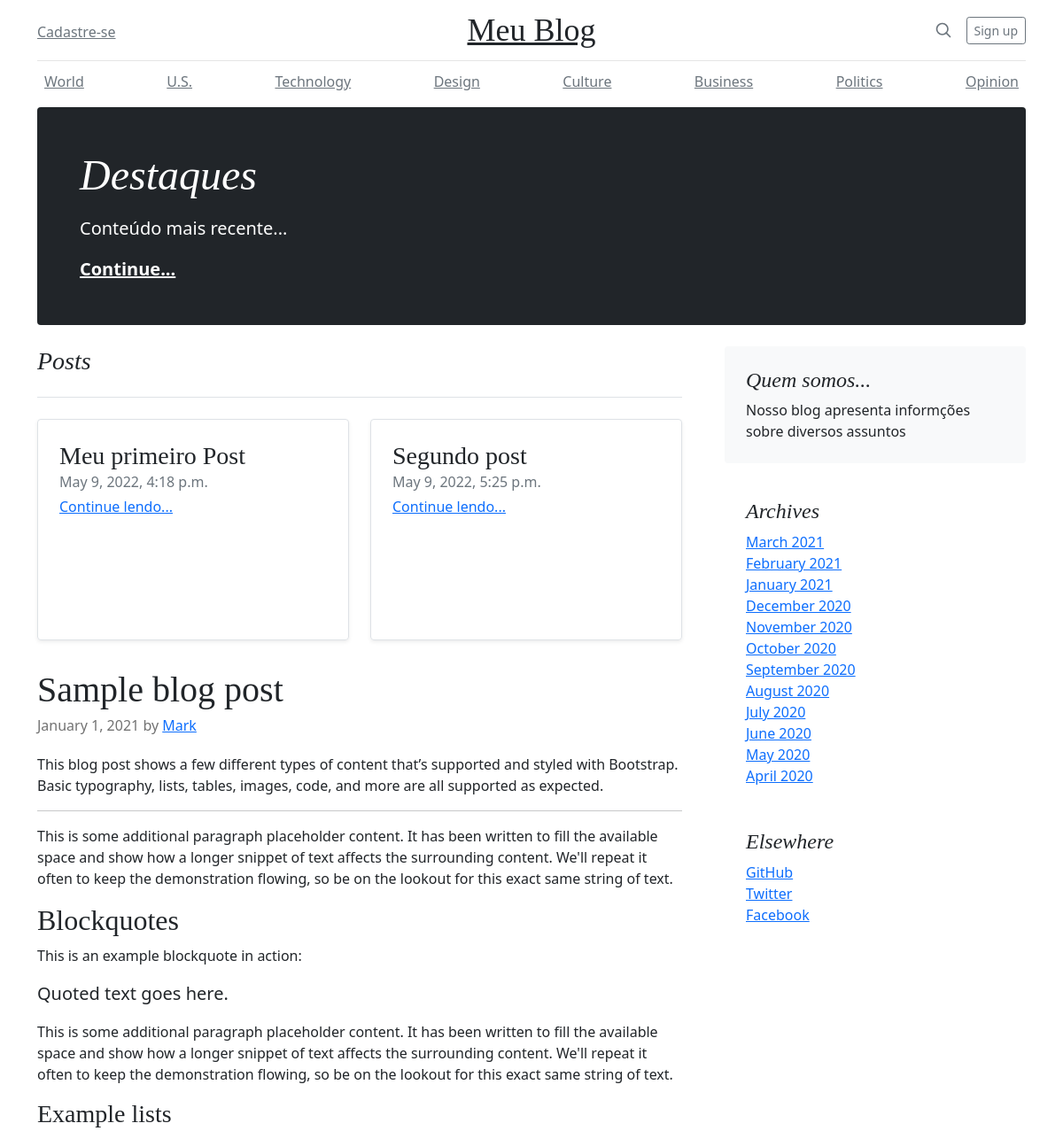
Before: / (upper part) with the older database file.
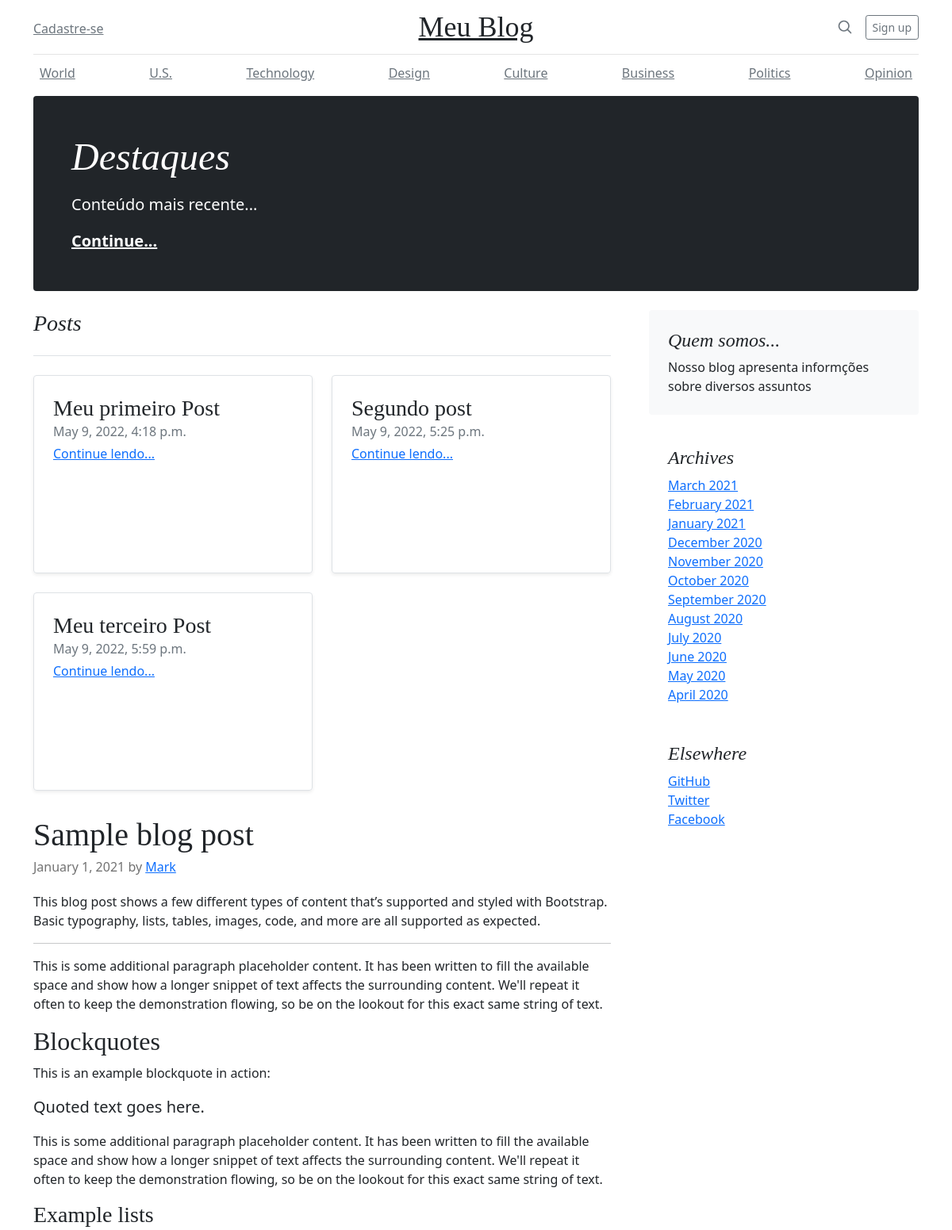
After: the same page with the newer database file.
### blog/models.py (models this page shows, shortened)
class Post(models.Model):
    titulo = models.CharField(max_length=200)
    conteudo = RichTextUploadingField()
    autor = models.ForeignKey(User, on_delete=models.PROTECT)
    data_criacao = models.DateTimeField(auto_now_add=True)

### blog/views.py (the view)
# urls.py: 2. Add a URL to urlpatterns:  path('', views.home, name='home')
def home(request):
    posts = Post.objects.all()
    dados = {"posts": posts}
    return render(request, 'home.html', dados)

### templates/home.html
{% extends 'base.html' %}
{% block content%}
{% for post in posts %}
<div class="col-md-6">
    <div class="row g-0 border rounded overflow-hidden flex-md-row mb-4 shadow-sm h-md-250 position-relative">
      <div class="col p-4 d-flex flex-column position-static">
        <h3 class="mb-0">{{ post.titulo }}</h3>
        <div class="mb-1 text-muted">{{ post.data_criacao }}</div>
        <a href="/post/{{ post.id }}" class="stretched-link">Continue lendo...</a>
      </div>
    </div>
  </div>
{% endfor %}
{% endblock %}

### templates/base.html (shortened to what this page needs)
<!doctype html>
<html lang="en">
  <head>
<link href="https://cdn.jsdelivr.net/npm/bootstrap@5.1.3/dist/css/bootstrap.min.css" rel="stylesheet">
  </head>
  <body>
<div class="container">
  <header class="blog-header py-3">
    <div class="row flex-nowrap justify-content-between align-items-center">
      <div class="col-4 pt-1">
        <a class="link-secondary" href="#">Cadastre-se</a>
      </div>
      <div class="col-4 text-center">
        <a class="blog-header-logo text-dark" href="/">Meu Blog</a>
      </div>
      <div class="col-4 d-flex justify-content-end align-items-center">
        <a class="link-secondary" href="#" aria-label="Search">
          <svg xmlns="http://www.w3.org/2000/svg" width="20" height="20" fill="none" stroke="currentColor" stroke-linecap="round" stroke-linejoin="round" stroke-width="2" class="mx-3" role="img" viewBox="0 0 24 24"><title>Search</title><circle cx="10.5" cy="10.5" r="7.5"/><path d="M21 21l-5.2-5.2"/></svg>
        </a>
        <a class="btn btn-sm btn-outline-secondary" href="#">Sign up</a>
      </div>
    </div>
  </header>
  <div class="nav-scroller py-1 mb-2">
    <nav class="nav d-flex justify-content-between">
      <a class="p-2 link-secondary" href="#">World</a>
      <a class="p-2 link-secondary" href="#">U.S.</a>
      <a class="p-2 link-secondary" href="#">Technology</a>
      <a class="p-2 link-secondary" href="#">Design</a>
      <a class="p-2 link-secondary" href="#">Culture</a>
      <a class="p-2 link-secondary" href="#">Business</a>
      <a class="p-2 link-secondary" href="#">Politics</a>
      <a class="p-2 link-secondary" href="#">Opinion</a>
    </nav>
  </div>
</div>
<main class="container">
  <div class="p-4 p-md-5 mb-4 text-white rounded bg-dark">
    <div class="col-md-6 px-0">
      <h1 class="display-4 fst-italic">Destaques</h1>
      <p class="lead my-3">Conteúdo mais recente...</p>
      <p class="lead mb-0"><a href="#" class="text-white fw-bold">Continue...</a></p>
    </div>
  </div>
  <div class="row g-5">
    <div class="col-md-8">
      <h3 class="pb-4 mb-4 fst-italic border-bottom">
        Posts
      </h3>
      <div class="row mb-2">
        {% block content %}
        {% endblock %}
      </div>
      <article class="blog-post">
        <h2 class="blog-post-title">Sample blog post</h2>
        <p class="blog-post-meta">January 1, 2021 by <a href="#">Mark</a></p>
        <p>This blog post shows a few different types of content that’s supported and styled with Bootstrap. Basic typography, lists, tables, images, code, and more are all supported as expected.</p>
        <hr>
        <p>This is some additional paragraph placeholder content. It has been written to fill the available space and show how a longer snippet of text affects the surrounding content. We'll repeat it often to keep the demonstration flowing, so be on the lookout for this exact same string of text.</p>
        <h2>Blockquotes</h2>
        <p>This is an example blockquote in action:</p>
        <blockquote class="blockquote">
          <p>Quoted text goes here.</p>
        </blockquote>
        <p>This is some additional paragraph placeholder content. It has been written to fill the available space and show how a longer snippet of text affects the surrounding content. We'll repeat it often to keep the demonstration flowing, so be on the lookout for this exact same string of text.</p>
        <h3>Example lists</h3>
      </article>
    </div>
    <div class="col-md-4">
      <div class="position-sticky" style="top: 2rem;">
        <div class="p-4 mb-3 bg-light rounded">
          <h4 class="fst-italic">Quem somos...</h4>
          <p class="mb-0">Nosso blog apresenta informções sobre diversos assuntos</p>
        </div>
        <div class="p-4">
          <h4 class="fst-italic">Archives</h4>
          <ol class="list-unstyled mb-0">
            <li><a href="#">March 2021</a></li>
            <li><a href="#">February 2021</a></li>
            <li><a href="#">January 2021</a></li>
            <li><a href="#">December 2020</a></li>
            <li><a href="#">November 2020</a></li>
            <li><a href="#">October 2020</a></li>
            <li><a href="#">September 2020</a></li>
            <li><a href="#">August 2020</a></li>
            <li><a href="#">July 2020</a></li>
            <li><a href="#">June 2020</a></li>
            <li><a href="#">May 2020</a></li>
            <li><a href="#">April 2020</a></li>
          </ol>
        </div>
        <div class="p-4">
          <h4 class="fst-italic">Elsewhere</h4>
          <ol class="list-unstyled">
            <li><a href="#">GitHub</a></li>
            <li><a href="#">Twitter</a></li>
            <li><a href="#">Facebook</a></li>
          </ol>
        </div>
      </div>
    </div>
  </div>
</main>
  </body>
</html>

### templates/base.html (style rules this page uses)
.blog-header { line-height: 1; border-bottom: 1px solid #e5e5e5; }
.blog-header-logo { font-family: "Playfair Display", Georgia, "Times New Roman", serif; font-size: 2.25rem; }
h1, h2, h3, h4, h5, h6 { font-family: "Playfair Display", Georgia, "Times New Roman", serif; }
.display-4 { font-size: 2.5rem; }
@media (min-width: 768px) { .display-4 { font-size: 3rem; } }
.nav-scroller { position: relative; z-index: 2; height: 2.75rem; overflow-y: hidden; }
.nav-scroller .nav { display: flex; flex-wrap: nowrap; padding-bottom: 1rem; margin-top: -1px; overflow-x: auto; text-align: center; white-space: nowrap; -webkit-overflow-scrolling: touch; }
@media (min-width: 768px) { .h-md-250 { height: 250px; } }
.blog-post { margin-bottom: 4rem; }
.blog-post-title { margin-bottom: .25rem; font-size: 2.5rem; }
.blog-post-meta { margin-bottom: 1.25rem; color: #727272; }

Changed rows visible on the page:
added Post: titulo "Meu terceiro Post", data_criacao "May 9, 2022, 5:59 p.m."
